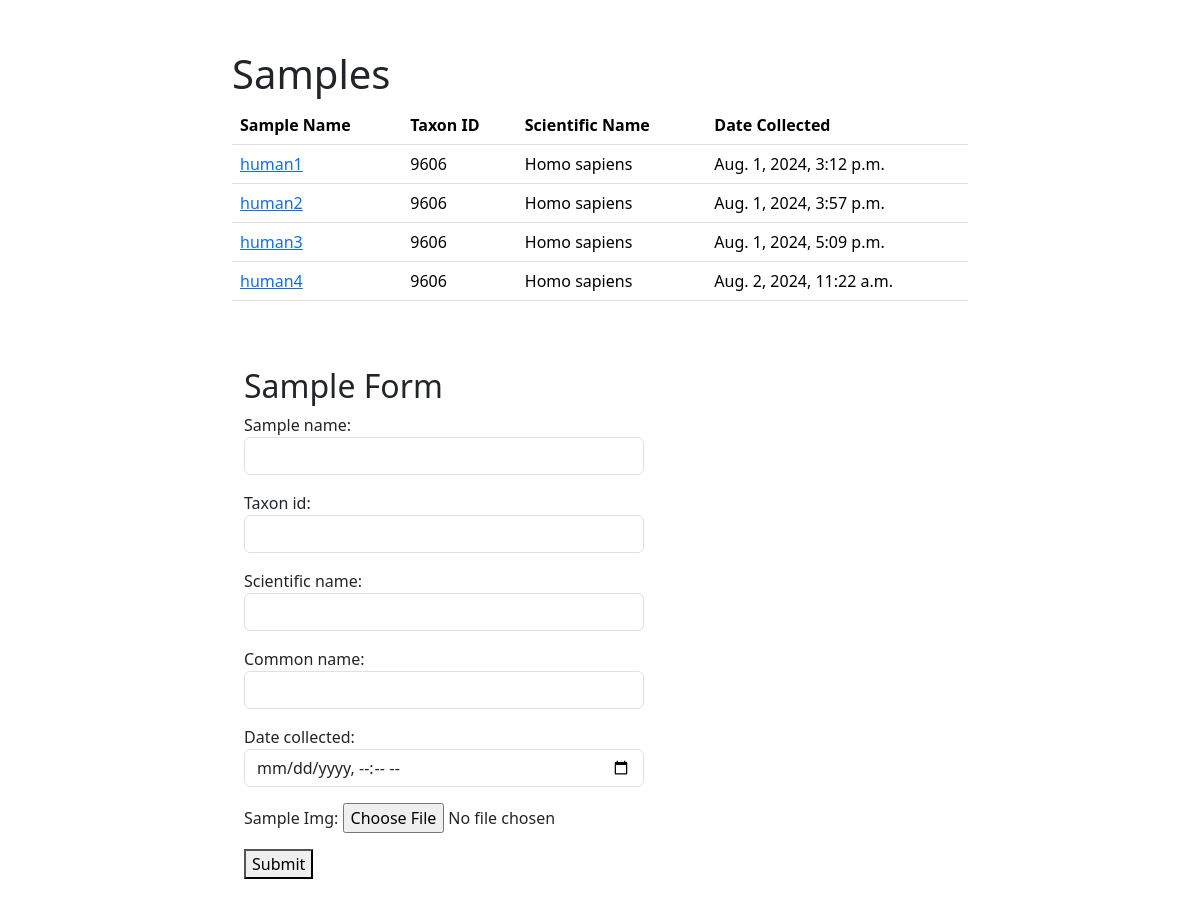
Screenshot of /LIMS/ with the database file from the repository.
### LIMS/models.py (models this page shows, shortened)
class Sample(models.Model):
    sample_name = models.CharField(max_length=200, unique=True)
    taxon_id = models.CharField(max_length=20)
    scientific_name = models.CharField(max_length=200)
    common_name = models.CharField(max_length=200, default='')
    date_collected = models.DateTimeField("date collected")
    Sample_Img = models.ImageField(upload_to='images/')

### LIMS/views.py (the view)
# urls.py: path("", views.IndexView, name="index"),
def IndexView(request):
    if request.method == 'POST':
        form = SampleForm(request.POST, request.FILES)
        if form.is_valid():
            form.save()
            return redirect('LIMS:index')
        sample_name = request.POST.get('sample_name', '')
        taxon_id = request.POST.get('taxon_id', '')
        taxon_id = int(taxon_id or 0)
        scientific_name = request.POST.get('scientific_name', '')
        date_collected = request.POST.get('date_collected', '')
        if '' in (sample_name, taxon_id, scientific_name, date_collected):
            pass
        else:
            s = Sample(sample_name=sample_name, taxon_id=taxon_id, scientific_name=scientific_name,
                       date_collected=date_collected)
            s.save()
    else:
        form = SampleForm()
    samples = Sample.objects.all()
    context = {
        "samples": samples,
        'form': form,
    }
    return render(request, "LIMS/index.html", context)

### LIMS/forms.py
class Sample(forms.ModelForm):
    class Meta:
        model = Sample
        fields = ['sample_name', 'taxon_id', 'scientific_name', 'common_name', 'date_collected', 'Sample_Img']
        widgets = {
            'sample_name': TextInput(attrs={
                'class': "form-control",
                'style': 'max-width: 400px;',
                }),
            'taxon_id': TextInput(attrs={
                'class': "form-control",
                'style': 'max-width: 400px;',
                }),
            'scientific_name': TextInput(attrs={
                'class': "form-control",
                'style': 'max-width: 400px;',
            }),
            'common_name': TextInput(attrs={
                'class': "form-control",
                'style': 'max-width: 400px;',
            }),
            'date_collected': forms.DateTimeInput(attrs={
                'class':'form-control',
                'style': 'max-width: 400px;',
                'type': 'datetime-local',
            })
        }

### LIMS/templates/LIMS/index.html (shortened to what this page needs)
{% extends "master.html" %}
{% load static %}
{% block content %}
<h1>Samples</h1>
<table class="table">
    <tr>
        <th>Sample Name</th>
        <th>Taxon ID</th>
        <th>Scientific Name</th>
        <th>Date Collected</th>
    </tr>
{%  for sample in samples %}
    <tr>
        <td><a href="/LIMS/sample/{{ sample.pk }}">{{ sample.sample_name }}</a></td>
        <td>{{ sample.taxon_id }}</td>
        <td>{{ sample.scientific_name }}</td>
        <td>{{ sample.date_collected }}</td>
    </tr>
{% endfor %}
</table>
<div class="container" style="position: relative; top: 50px;">
    <h2>Sample Form</h2>
    <form method = "post" enctype="multipart/form-data">
        <div class="form-group">
            {{ form.as_p }}
            <button type="submit" style="margin-bottom: 50px;">Submit</button>
        </div>
    </form>
</div>
{% endblock %}

### rows the page displays
Sample: sample_name "human1", taxon_id "9606", scientific_name "Homo sapiens", date_collected "Aug. 1, 2024, 3:12 p.m."
Sample: sample_name "human2", taxon_id "9606", scientific_name "Homo sapiens", date_collected "Aug. 1, 2024, 3:57 p.m."
Sample: sample_name "human3", taxon_id "9606", scientific_name "Homo sapiens", date_collected "Aug. 1, 2024, 5:09 p.m."
Sample: sample_name "human4", taxon_id "9606", scientific_name "Homo sapiens", date_collected "Aug. 2, 2024, 11:22 a.m."
